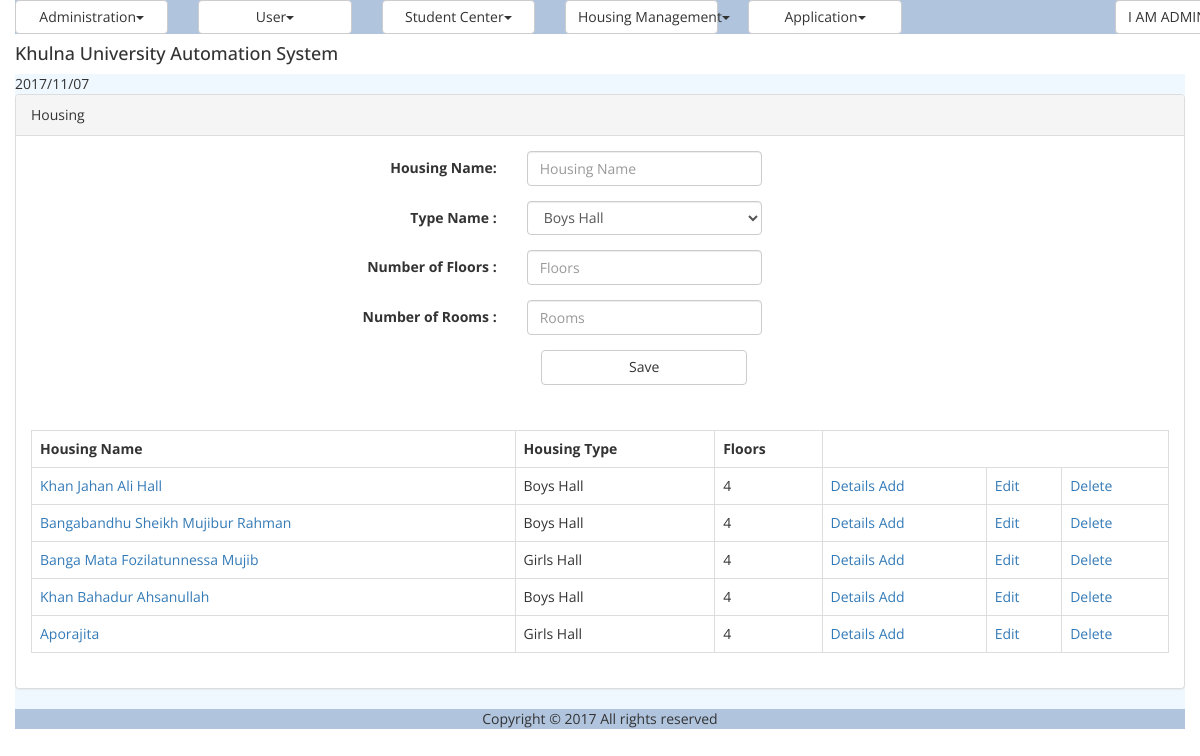
/housing.php (signed in), run on the app's committed database.
### tables this page shows
CREATE TABLE `hms_type` (
  `id` varchar(128) NOT NULL,
  `name` varchar(128) NOT NULL
);

CREATE TABLE `hms_housing` (
  `id` varchar(40) NOT NULL,
  `name` varchar(40) NOT NULL,
  `type_id` varchar(128) NOT NULL,
  `no_of_floor` int(11) NOT NULL,
  `no_of_room` int(11) NOT NULL
);

### util/class.util.php (called while the page is built, shortened)
<?php
class ConfigUtil implements I_DBConfig, I_LogConfig, I_LanguageConfig{
	public static $s_instance;
	private $_host;
	private $_username;
	private $_password;
	private $_database;
	public static function getInstance() {
		if(!self::$s_instance) {
			self::$s_instance = new self();
		}
		return self::$s_instance;
	}
	private function readConfig(){
		$this->_ini_array = parse_ini_file(CONFIG.'system.ini');
		$this->_host =	$this->_ini_array['db_host'];
		$this->_username = $this->_ini_array['db_username'];
		$this->_password = $this->_ini_array['db_password'];
		$this->_database = $this->_ini_array['db_database'];
	}
	public function getDBHost(){
		return $this->_host;
	}
	public function getDBUserName(){
		return $this->_username;
	}
	public function getDBPassword(){
		return $this->_password;
	}
	public function getDBName(){
		return $this->_database;
	}
}
class DBUtil implements I_DBUtil {
	private static $s_instance;
	private $_host;
	private $_username;
	private $_password;
	private $_database;
	protected $_connection;
	protected $_result;
	public static function getInstance() {
		if(!self::$s_instance) {
			self::$s_instance = new self();
		}
		return self::$s_instance;
	}
	private function readDBConfig(){
		$_config = ConfigUtil::getInstance();
		$this->_host = $_config->getDBHost();
		$this->_username = $_config->getDBUserName();
		$this->_password = $_config->getDBPassword();
		$this->_database = $_config->getDBName();
	}
	private function setConnection(){
		$this->_connection = new mysqli($this->_host, $this->_username,
			$this->_password, $this->_database);
	}
	public function doQuery($sql) {
		$this->_result = $this->_connection->query($sql) or die(mysqli_error($this->_result));
		return $this->_result;
	}
	public function getNumRows() {
		$this->_numRows = mysqli_num_rows($this->_result);
		return $this->_numRows;
	}
	public function getAllRows() {
		$rows = array();
		for($x = 0; $x < $this->getNumRows(); $x++) {
			$rows[] = mysqli_fetch_assoc($this->_result);
		}
		return $rows;
	}
	public function getTopRow() {
		return $this->_result->fetch_array();
	}
}
class LogUtil{
	private static $s_instance;
	public static function getInstance(){
		if(!self::$s_instance) {
			self::$s_instance = new self();
		}
		return self::$s_instance;
	}
}
class LangUtil{
	private static $s_instance;
	public static function getInstance() {
		if(!self::$s_instance) {
			self::$s_instance = new self();
		}
		return self::$s_instance;
	}
}
?>

### modules/housing/ui/blade/view.housing.blade.php (called while the page is built, shortened)
<?php
include_once UTILITY.'class.util.php';
include_once MODULES_HOUSING_BAO.'class.housingbao.php';
include_once MODULES_HOUSING_BAO.'class.housingTypebao.php';
$_HousingBAO = new HousingBAO();
$_HousingTypeBAO = new HousingTypeBAO();
?>

### modules/housing/bao/class.housingTypebao.php (called while the page is built, shortened)
<?php
include_once UTILITY.'class.util.php';
include_once MODULES_HOUSING_DAO.'class.housingTypedao.php';
class HousingTypeBAO
{
	private $_HousingTypeDAO;
	function __construct(){
		$this->_HousingTypeDAO = new HousingTypeDAO();
	}
	public function getAllHousingTypes(){
		$Result = $this->_HousingTypeDAO->getAllHousingTypes();
		return $Result;
	}
}
 ?>

### modules/housing/dao/class.housingTypedao.php (called while the page is built, shortened)
<?php
include_once COMMON.'class.common.php';
include_once COMMON.'class.common.housing.php';
include_once UTILITY.'class.util.php';
class HousingTypeDAO
{
    private $_DB;
	function __construct(){
		$this->_DB = DBUtil::getInstance();
	}
	public function getAllHousingTypes(){
		$HousingTypeList = array();
		$this->_DB->doQuery("SELECT * FROM hms_type");
		$rows = $this->_DB->getAllRows();
		for($i = 0; $i < sizeof($rows); $i++) {
			$row = $rows[$i];
			$this->_HousingType = new HousingType();
		    $this->_HousingType->setID ( $row['id']);
		    $this->_HousingType->setName( $row['name'] );
		    $HousingTypeList[]=$this->_HousingType;
		}
		$Result = new Result();
		$Result->setIsSuccess(1);
		$Result->setResultObject($HousingTypeList);
		return $Result;
	}
}
 ?>

### common/class.common.php (called while the page is built, shortened)
<?php
class Result{
    private $_IsSuccess=0;
    private $_ResultObject;
    public function setIsSuccess($IsSuccess){
        $this->_IsSuccess = $IsSuccess;
    }
    public function getIsSuccess(){
        return $this->_IsSuccess;
    }
    public function setResultObject($ResultObject){
        $this->_ResultObject = $ResultObject;
    }
    public function getResultObject(){
        return $this->_ResultObject;
    }
}
?>

### common/class.common.housing.php (called while the page is built, shortened)
<?php
class HousingType{
    private $_ID;
    private $_name;
    public function setID ( $ID ) {
        $this->_ID = $ID;
    }
    public function getID () {
        return $this->_ID;
    }
    public function setName ($Name){
        $this->_name = $Name;
    }
    public function getName(){
        return $this->_name;
    }
}
class Housing{
    private $_ID;
    private $_name;
    private $_no_of_floor;
    private $_type_id;
    public function setID ( $ID ) {
        $this->_ID = $ID;
    }
    public function getID () {
        return $this->_ID;
    }
    public function setName ($Name){
        $this->_name = $Name;
    }
    public function getName(){
        return $this->_name;
    }
    public function setTypeId ($type_id){
        $this->_type_id = $type_id;
    }
    public function getTypeId(){
        return $this->_type_id;
    }
    public function setFloor ($no_of_floor){
        $this->_no_of_floor = $no_of_floor;
    }
    public function getFloor(){
        return $this->_no_of_floor;
    }
}

### modules/housing/bao/class.housingbao.php (called while the page is built, shortened)
<?php
include_once UTILITY.'class.util.php';
include_once MODULES_HOUSING_DAO.'class.housingdao.php';
Class HousingBAO{
	private $_HousingDAO;
	function __construct(){
		$this->_HousingDAO = new HousingDAO();
	}
	public function getAllHousing(){
		$Result = $this->_HousingDAO->getAllHousing();
		return $Result;
	}
	public function getNameFromTypeID($Housing){
		$Result = $this->_HousingDAO->getNameFromTypeID($Housing);
		return $Result;
	}
}
?>

### modules/housing/dao/class.housingdao.php (called while the page is built, shortened)
<?php
include_once COMMON.'class.common.php';
include_once COMMON.'class.common.housing.php';
include_once UTILITY.'class.util.php';
include_once MODULES_HOUSING_DAO.'class.housingTypedao.php';
Class HousingDAO{
	private $_DB;
	function __construct(){
		$this->_DB = DBUtil::getInstance();
	}
	public function getAllHousing(){
		$HousingList = array();
		$this->_DB->doQuery("SELECT * FROM hms_housing");
		$rows = $this->_DB->getAllRows();
		for($i = 0; $i < sizeof($rows); $i++) {
			$row = $rows[$i];
			$this->_Housing = new Housing();
		    $this->_Housing->setID ( $row['id']);
		    $this->_Housing->setName( $row['name'] );
		    $this->_Housing->setTypeId( $row['type_id'] );
		    $this->_Housing->setFloor( $row['no_of_floor'] );
		    $this->_Housing->setRoom( $row['no_of_room'] );
		    $HousingList[]=$this->_Housing;
		}
		$Result = new Result();
		$Result->setIsSuccess(1);
		$Result->setResultObject($HousingList);
		return $Result;
	}
	public function getNameFromTypeID($TypeID){
		$SQL = "SELECT * FROM hms_type WHERE id='".$TypeID."'";
		$SQL = $this->_DB->doQuery($SQL);
		$row = $this->_DB->getTopRow();
		$this->_HousingType = new HousingType();
		$this->_HousingType->setID ( $row['id']);
		$this->_HousingType->setName( $row['name'] );
	 	$Result = new Result();
		$Result->setIsSuccess(1);
		$Result->setResultObject($this->_HousingType);
		return $Result;
	}
}
?>

### modules/housing/ui/view.housing.php (the view)
<?php
include_once MODULES_HOUSING_BLADE.'view.housing.blade.php';
include_once COMMON.'class.common.php';
include_once COMMON.'class.common.housing.php';
echo date("Y/m/d");
?>
<div class="panel panel-default">
    <div class="panel-heading">Housing</div>
	    <div class="panel-body">
			<div id="form">
				<form method="post" class="form-horizontal">
					<div class="form-group">
						<label class="control-label col-sm-4" for="txtHousing">Housing Name: </label>
						<div class="col-sm-6">
							<input type="text" class="form-control"  name="txtHousing" placeholder="Housing Name" value="<?php
							if(isset($_GET['edit'])) echo $getROW->getName();  ?>" required />
						</div>
					</div>
					<?php if(!isset($_GET['edit'])){ ?>
						<div class="form-group">
							<label class="control-label col-sm-4" for="txtType">Type Name : </label>
							<div class="col-sm-6">
									    <?php
									    $var = '<select name="txtType" class="form-control"  id="select-from-type">';
										$Result = $_HousingTypeBAO->getAllHousingTypes();
										if($Result->getIsSuccess()){
											$HousingTypes = $Result->getResultObject();
									       for ($i=0; $i < sizeof($HousingTypes); $i++) {
									       		$HousingType = $HousingTypes[$i];
									    		$var = $var. '<option value="'.$HousingType->getID().'"';
									          	$var = $var.'>'.$HousingType->getName().'</option>';
											}
											$var = $var.'</select>';
										}
										echo $var;
										?>
							</div>
						</div>
					<?php }?>
					<div class="form-group">
						<label class="control-label col-sm-4" for="txtFloor">Number of Floors : </label>
						<div class="col-sm-6">
							<input type="text" class="form-control"  name="txtFloor" placeholder="Floors" value="<?php
							if(isset($_GET['edit'])) echo $getROW->getFloor();  ?>" required />
						</div>
					</div>
					<div class="form-group">
						<label class="control-label col-sm-4" for="txtRoom">Number of Rooms : </label>
						<div class="col-sm-6">
							<input type="text" class="form-control"  name="txtRoom" placeholder="Rooms" value="<?php
							if(isset($_GET['edit'])) echo $getROW->getRoom();  ?>" required />
						</div>
					</div>
			        <div class="form-group">
		              <div class="col-sm-offset-2 col-sm-10">
								<?php
								if(isset($_GET['edit']))
								{
									?>
									<button type="submit" name="update" class="btn btn-default">Update</button>
									<?php
								}
								else
								{
									?>
									<button type="submit" name="save" class="btn btn-default">Save</button>
									<?php
								}
								?>
						</div>
					</div>
				</form>
			</div>
		</div>
		<div class="panel-body">
			<table class="table table-bordered">
			<?php
			$Result = $_HousingBAO->getAllHousing();
			if($Result->getIsSuccess()){
				$HousingList = $Result->getResultObject();
			?>
				<tr>
					<th>Housing Name</th>
					<th>Housing Type</th>
					<th>Floors</th>
				</tr>
				<?php
				for($i = 0; $i < sizeof($HousingList); $i++) {
					$Housing = $HousingList[$i];
					?>
				    <tr>
				    <td>
				    <a href="housing_room.php?view=<?php echo $Housing->getID();  ?>&h_id=<?php echo $Housing->getID(); ?>" onclick="return ; " > <?php echo $Housing->getName(); ?></a>
				    </td>
					    <td><?php $id = $Housing->getTypeId();
					    	$Result2 = $_HousingBAO->getNameFromTypeID($id);
					    	if ($Result2->getIsSuccess()) {
					    		$HousingType = $Result2->getResultObject();
					    		echo $HousingType->getName();
					    	}
					    	?>
					    </td>
					    <td><?php echo $Housing->getFloor(); ?></td>
					    <td><a href="housing_details.php?view=<?php echo $Housing->getID(); ?>&h_id=<?php echo $Housing->getID(); ?>" onclick="return;" >Details Add</a></td>
					    <td><a href="?edit=<?php echo $Housing->getID(); ?>" onclick="return confirm('Are You Sure to edit !'); " >Edit</a></td>
					    <td><a href="?del=<?php echo $Housing->getID(); ?>" onclick="return confirm('Are You Sure to delete!'); " >Delete</a></td>
				    </tr>
			    <?php
				}
			}
			else{
				echo $Result->getResultObject();
			}
			?>
			</table>
		</div>
</div>

### resources/css/style.css (style rules this page uses)
#form { width:500px; margin:0px auto; text-align:center; }
#form form input { width:100%; height:35px; }
form button { width:50%; height:35px; }
table,td { border:solid #e9e9e9 1px; }

### data on the page
hms_type: txtType "Boys Hall"
hms_housing: name "Khan Jahan Ali Hall", type.name "Boys Hall", no_of_floor "4"
hms_housing: name "Bangabandhu Sheikh Mujibur Rahman", type.name "Boys Hall", no_of_floor "4"
hms_housing: name "Banga Mata Fozilatunnessa Mujib", type.name "Girls Hall", no_of_floor "4"
hms_housing: name "Khan Bahadur Ahsanullah", type.name "Boys Hall", no_of_floor "4"
hms_housing: name "Aporajita", type.name "Girls Hall", no_of_floor "4"

### other printed values
$globalMenu[$i]->getTitle() "Administration User Student Center Housing Management Application"
$CurrentUser->getFirstName() "I AM"
